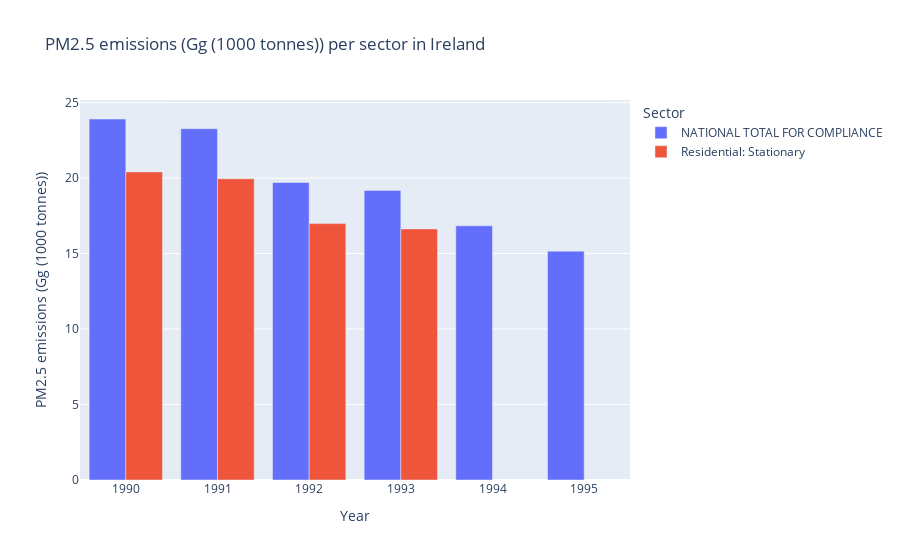

Notebook cell for this chart:
### Markdown cell above
### Per pollutant by year in a specific country

### Code cell
pollutant_test = "PM2.5"
country = "Ireland"
data = df[(df["pollutant_name"] == pollutant_test) & (df["country"] == country)]

top_avg = data.sort_values(["emissions", "year"], ascending=[False, False], na_position="last")
# display(top_avg)

(top_avg
    .iloc[:10]
    .plot(kind="bar", barmode="group", x="year", y=["emissions"], color="sector_name", 
          title=f"{pollutant_test} emissions ({pollutants_df.loc[pollutant_test].values[0]}) per sector in {country}",
          labels={"year": "Year", "value": f"{pollutant_test} emissions ({pollutants_df.loc[pollutant_test].values[0]})", "sector_name": "Sector"})
)

### Figure 1 — Plotly figure (JSON) as saved in the notebook; plotly's stock layout.template omitted (floating-point values rounded to 4 significant figures)
{"data": [{"alignmentgroup": "True", "hovertemplate": "Sector=NATIONAL TOTAL FOR COMPLIANCE<br>Year=%{x}<br>PM2.5 emissions (Gg (1000 tonnes))=%{y}<extra></extra>", "legendgroup": "NATIONAL TOTAL FOR COMPLIANCE", "marker": {"color": "#636efa", "pattern": {"shape": ""}}, "name": "NATIONAL TOTAL FOR COMPLIANCE", "offsetgroup": "NATIONAL TOTAL FOR COMPLIANCE", "orientation": "v", "showlegend": true, "textposition": "auto", "type": "bar", "x": [1990, 1991, 1992, 1993, 1994, 1995], "xaxis": "x", "y": [23.91, 23.27, 19.71, 19.19, 16.84, 15.16], "yaxis": "y"}, {"alignmentgroup": "True", "hovertemplate": "Sector=Residential: Stationary <br>Year=%{x}<br>PM2.5 emissions (Gg (1000 tonnes))=%{y}<extra></extra>", "legendgroup": "Residential: Stationary ", "marker": {"color": "#EF553B", "pattern": {"shape": ""}}, "name": "Residential: Stationary ", "offsetgroup": "Residential: Stationary ", "orientation": "v", "showlegend": true, "textposition": "auto", "type": "bar", "x": [1990, 1991, 1992, 1993], "xaxis": "x", "y": [20.41, 19.95, 16.99, 16.63], "yaxis": "y"}], "layout": {"barmode": "group", "legend": {"title": {"text": "Sector"}, "tracegroupgap": 0}, "title": {"text": "PM2.5 emissions (Gg (1000 tonnes)) per sector in Ireland"}, "xaxis": {"anchor": "y", "domain": [0, 1], "title": {"text": "Year"}}, "yaxis": {"anchor": "x", "domain": [0, 1], "title": {"text": "PM2.5 emissions (Gg (1000 tonnes))"}}}}
